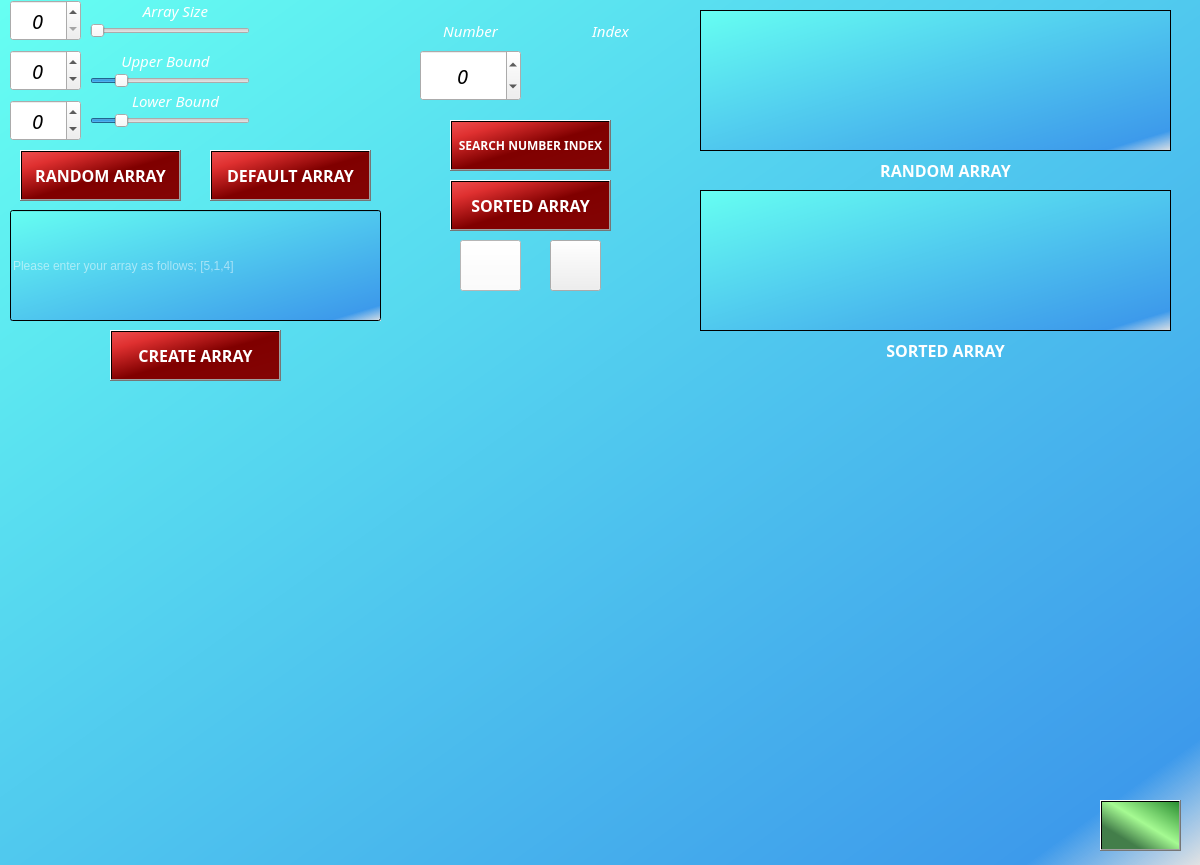
<?xml version="1.0" encoding="UTF-8"?>
<ui version="4.0">
 <class>MainWindow</class>
 <widget class="QMainWindow" name="MainWindow">
  <property name="geometry">
   <rect>
    <x>0</x>
    <y>0</y>
    <width>1200</width>
    <height>865</height>
   </rect>
  </property>
  <property name="windowTitle">
   <string>MainWindow</string>
  </property>
  <property name="styleSheet">
   <string notr="true">#MainWindow{background-color: qlineargradient(spread:pad, x1:0, y1:0, x2:1, y2:1, stop:0 rgba(102, 255, 242, 255), stop:0.926136 rgba(61, 154, 235, 255), stop:1 rgba(227, 227, 227, 255));}
</string>
  </property>
  <widget class="QWidget" name="centralwidget">
   <widget class="QSpinBox" name="spinBox">
    <property name="geometry">
     <rect>
      <x>10</x>
      <y>0</y>
      <width>71</width>
      <height>41</height>
     </rect>
    </property>
    <property name="font">
     <font>
      <family>Sylfaen</family>
      <pointsize>15</pointsize>
      <weight>9</weight>
      <italic>true</italic>
      <bold>false</bold>
     </font>
    </property>
    <property name="styleSheet">
     <string notr="true">font: 75 italic 15pt &quot;Sylfaen&quot;;
</string>
    </property>
    <property name="alignment">
     <set>Qt::AlignCenter</set>
    </property>
    <property name="readOnly">
     <bool>false</bool>
    </property>
    <property name="minimum">
     <number>0</number>
    </property>
    <property name="maximum">
     <number>1000</number>
    </property>
    <property name="value">
     <number>0</number>
    </property>
   </widget>
   <widget class="QSlider" name="horizontalSlider">
    <property name="geometry">
     <rect>
      <x>90</x>
      <y>20</y>
      <width>160</width>
      <height>22</height>
     </rect>
    </property>
    <property name="styleSheet">
     <string notr="true"/>
    </property>
    <property name="minimum">
     <number>1</number>
    </property>
    <property name="maximum">
     <number>1000</number>
    </property>
    <property name="orientation">
     <enum>Qt::Horizontal</enum>
    </property>
   </widget>
   <widget class="QLabel" name="label">
    <property name="geometry">
     <rect>
      <x>830</x>
      <y>160</y>
      <width>231</width>
      <height>21</height>
     </rect>
    </property>
    <property name="font">
     <font>
      <family>Sylfaen</family>
      <pointsize>12</pointsize>
      <weight>75</weight>
      <bold>true</bold>
     </font>
    </property>
    <property name="styleSheet">
     <string notr="true">color: rgb(255, 255, 255);</string>
    </property>
    <property name="text">
     <string>RANDOM ARRAY</string>
    </property>
    <property name="alignment">
     <set>Qt::AlignCenter</set>
    </property>
   </widget>
   <widget class="QLabel" name="label_2">
    <property name="geometry">
     <rect>
      <x>830</x>
      <y>340</y>
      <width>231</width>
      <height>21</height>
     </rect>
    </property>
    <property name="font">
     <font>
      <family>Sylfaen</family>
      <pointsize>12</pointsize>
      <weight>75</weight>
      <bold>true</bold>
     </font>
    </property>
    <property name="styleSheet">
     <string notr="true">color: rgb(255, 255, 255);</string>
    </property>
    <property name="text">
     <string>SORTED ARRAY</string>
    </property>
    <property name="alignment">
     <set>Qt::AlignCenter</set>
    </property>
   </widget>
   <widget class="QLabel" name="label_3">
    <property name="geometry">
     <rect>
      <x>90</x>
      <y>0</y>
      <width>171</width>
      <height>21</height>
     </rect>
    </property>
    <property name="font">
     <font>
      <family>Sylfaen</family>
      <pointsize>11</pointsize>
      <weight>9</weight>
      <italic>true</italic>
      <bold>false</bold>
     </font>
    </property>
    <property name="styleSheet">
     <string notr="true">
font: 75 italic 11pt &quot;Sylfaen&quot;;
color: rgb(255, 255, 255);</string>
    </property>
    <property name="text">
     <string>Array Size</string>
    </property>
    <property name="alignment">
     <set>Qt::AlignCenter</set>
    </property>
   </widget>
   <widget class="QSpinBox" name="spinBox_input_index">
    <property name="geometry">
     <rect>
      <x>420</x>
      <y>50</y>
      <width>101</width>
      <height>51</height>
     </rect>
    </property>
    <property name="font">
     <font>
      <family>Sylfaen</family>
      <pointsize>15</pointsize>
      <weight>9</weight>
      <italic>true</italic>
      <bold>false</bold>
     </font>
    </property>
    <property name="styleSheet">
     <string notr="true">font: 75 italic 15pt &quot;Sylfaen&quot;;
</string>
    </property>
    <property name="alignment">
     <set>Qt::AlignCenter</set>
    </property>
    <property name="minimum">
     <number>-1000000000</number>
    </property>
    <property name="maximum">
     <number>1000000000</number>
    </property>
   </widget>
   <widget class="graph" name="graph" native="true">
    <property name="geometry">
     <rect>
      <x>40</x>
      <y>390</y>
      <width>1101</width>
      <height>401</height>
     </rect>
    </property>
    <widget class="QLabel" name="label_4">
     <property name="geometry">
      <rect>
       <x>180</x>
       <y>-10</y>
       <width>781</width>
       <height>411</height>
      </rect>
     </property>
     <property name="text">
      <string/>
     </property>
     <property name="alignment">
      <set>Qt::AlignCenter</set>
     </property>
    </widget>
   </widget>
   <widget class="QLabel" name="label_5">
    <property name="geometry">
     <rect>
      <x>80</x>
      <y>50</y>
      <width>171</width>
      <height>21</height>
     </rect>
    </property>
    <property name="font">
     <font>
      <family>Sylfaen</family>
      <pointsize>11</pointsize>
      <weight>9</weight>
      <italic>true</italic>
      <bold>false</bold>
     </font>
    </property>
    <property name="styleSheet">
     <string notr="true">
font: 75 italic 11pt &quot;Sylfaen&quot;;
color: rgb(255, 255, 255);</string>
    </property>
    <property name="text">
     <string>Upper Bound</string>
    </property>
    <property name="alignment">
     <set>Qt::AlignCenter</set>
    </property>
   </widget>
   <widget class="QSpinBox" name="spinBox_2">
    <property name="geometry">
     <rect>
      <x>10</x>
      <y>50</y>
      <width>71</width>
      <height>41</height>
     </rect>
    </property>
    <property name="font">
     <font>
      <family>Sylfaen</family>
      <pointsize>15</pointsize>
      <weight>9</weight>
      <italic>true</italic>
      <bold>false</bold>
     </font>
    </property>
    <property name="styleSheet">
     <string notr="true">font: 75 italic 15pt &quot;Sylfaen&quot;;
</string>
    </property>
    <property name="alignment">
     <set>Qt::AlignCenter</set>
    </property>
    <property name="readOnly">
     <bool>false</bool>
    </property>
    <property name="minimum">
     <number>-200</number>
    </property>
    <property name="maximum">
     <number>1000</number>
    </property>
   </widget>
   <widget class="QSlider" name="horizontalSlider_2">
    <property name="geometry">
     <rect>
      <x>90</x>
      <y>70</y>
      <width>160</width>
      <height>22</height>
     </rect>
    </property>
    <property name="styleSheet">
     <string notr="true"/>
    </property>
    <property name="minimum">
     <number>-200</number>
    </property>
    <property name="maximum">
     <number>1000</number>
    </property>
    <property name="orientation">
     <enum>Qt::Horizontal</enum>
    </property>
   </widget>
   <widget class="QLabel" name="label_6">
    <property name="geometry">
     <rect>
      <x>410</x>
      <y>20</y>
      <width>121</width>
      <height>21</height>
     </rect>
    </property>
    <property name="font">
     <font>
      <family>Sylfaen</family>
      <pointsize>11</pointsize>
      <weight>9</weight>
      <italic>true</italic>
      <bold>false</bold>
     </font>
    </property>
    <property name="styleSheet">
     <string notr="true">
font: 75 italic 11pt &quot;Sylfaen&quot;;
color: rgb(255, 255, 255);</string>
    </property>
    <property name="text">
     <string>Number</string>
    </property>
    <property name="alignment">
     <set>Qt::AlignCenter</set>
    </property>
   </widget>
   <widget class="QLabel" name="label_7">
    <property name="geometry">
     <rect>
      <x>550</x>
      <y>20</y>
      <width>121</width>
      <height>21</height>
     </rect>
    </property>
    <property name="font">
     <font>
      <family>Sylfaen</family>
      <pointsize>11</pointsize>
      <weight>9</weight>
      <italic>true</italic>
      <bold>false</bold>
     </font>
    </property>
    <property name="styleSheet">
     <string notr="true">
font: 75 italic 11pt &quot;Sylfaen&quot;;
color: rgb(255, 255, 255);</string>
    </property>
    <property name="text">
     <string>Index</string>
    </property>
    <property name="alignment">
     <set>Qt::AlignCenter</set>
    </property>
   </widget>
   <widget class="QTextEdit" name="textEdit_rondam">
    <property name="geometry">
     <rect>
      <x>700</x>
      <y>10</y>
      <width>471</width>
      <height>141</height>
     </rect>
    </property>
    <property name="font">
     <font>
      <family>Sylfaen</family>
      <pointsize>15</pointsize>
      <weight>9</weight>
      <italic>true</italic>
      <bold>false</bold>
     </font>
    </property>
    <property name="styleSheet">
     <string notr="true">background-color: qlineargradient(spread:pad, x1:0, y1:0, x2:1, y2:1, stop:0 rgba(102, 255, 242, 255), stop:0.926136 rgba(61, 154, 235, 255), stop:1 rgba(227, 227, 227, 255));
font: 75 italic 15pt &quot;Sylfaen&quot;;
color: rgb(255, 255, 255);</string>
    </property>
    <property name="readOnly">
     <bool>true</bool>
    </property>
   </widget>
   <widget class="QTextEdit" name="textEdit_sorted">
    <property name="geometry">
     <rect>
      <x>700</x>
      <y>190</y>
      <width>471</width>
      <height>141</height>
     </rect>
    </property>
    <property name="font">
     <font>
      <family>Sylfaen</family>
      <pointsize>15</pointsize>
      <weight>9</weight>
      <italic>true</italic>
      <bold>false</bold>
     </font>
    </property>
    <property name="styleSheet">
     <string notr="true">background-color: qlineargradient(spread:pad, x1:0, y1:0, x2:1, y2:1, stop:0 rgba(102, 255, 242, 255), stop:0.926136 rgba(61, 154, 235, 255), stop:1 rgba(227, 227, 227, 255));
font: 75 italic 15pt &quot;Sylfaen&quot;;
color: rgb(255, 255, 255);
</string>
    </property>
    <property name="readOnly">
     <bool>true</bool>
    </property>
   </widget>
   <widget class="QPushButton" name="pushButton_random">
    <property name="geometry">
     <rect>
      <x>20</x>
      <y>150</y>
      <width>161</width>
      <height>51</height>
     </rect>
    </property>
    <property name="font">
     <font>
      <family>Sylfaen</family>
      <pointsize>12</pointsize>
      <weight>75</weight>
      <bold>true</bold>
     </font>
    </property>
    <property name="cursor">
     <cursorShape>PointingHandCursor</cursorShape>
    </property>
    <property name="styleSheet">
     <string notr="true">background-color: qlineargradient(spread:pad, x1:0, y1:0, x2:1, y2:1, stop:0 rgba(237, 78, 78, 255), stop:0.181818 rgba(223, 48, 48, 255), stop:0.522727 rgba(128, 0, 0, 255), stop:0.960227 rgba(131, 4, 4, 255));
color: rgb(255, 255, 255);</string>
    </property>
    <property name="text">
     <string>RANDOM ARRAY</string>
    </property>
   </widget>
   <widget class="QPushButton" name="pushButton_random_2">
    <property name="geometry">
     <rect>
      <x>110</x>
      <y>330</y>
      <width>171</width>
      <height>51</height>
     </rect>
    </property>
    <property name="font">
     <font>
      <family>Sylfaen</family>
      <pointsize>12</pointsize>
      <weight>75</weight>
      <bold>true</bold>
     </font>
    </property>
    <property name="cursor">
     <cursorShape>PointingHandCursor</cursorShape>
    </property>
    <property name="styleSheet">
     <string notr="true">background-color: qlineargradient(spread:pad, x1:0, y1:0, x2:1, y2:1, stop:0 rgba(237, 78, 78, 255), stop:0.181818 rgba(223, 48, 48, 255), stop:0.522727 rgba(128, 0, 0, 255), stop:0.960227 rgba(131, 4, 4, 255));
color: rgb(255, 255, 255);</string>
    </property>
    <property name="text">
     <string>CREATE ARRAY</string>
    </property>
   </widget>
   <widget class="QPushButton" name="pushButton_sorted">
    <property name="geometry">
     <rect>
      <x>450</x>
      <y>180</y>
      <width>161</width>
      <height>51</height>
     </rect>
    </property>
    <property name="font">
     <font>
      <family>Sylfaen</family>
      <pointsize>12</pointsize>
      <weight>75</weight>
      <bold>true</bold>
     </font>
    </property>
    <property name="cursor">
     <cursorShape>PointingHandCursor</cursorShape>
    </property>
    <property name="styleSheet">
     <string notr="true">background-color: qlineargradient(spread:pad, x1:0, y1:0, x2:1, y2:1, stop:0 rgba(237, 78, 78, 255), stop:0.181818 rgba(223, 48, 48, 255), stop:0.522727 rgba(128, 0, 0, 255), stop:0.960227 rgba(131, 4, 4, 255));
color: rgb(255, 255, 255);</string>
    </property>
    <property name="text">
     <string>SORTED ARRAY</string>
    </property>
   </widget>
   <widget class="QPushButton" name="pushButton_index">
    <property name="geometry">
     <rect>
      <x>450</x>
      <y>120</y>
      <width>161</width>
      <height>51</height>
     </rect>
    </property>
    <property name="font">
     <font>
      <family>Sylfaen</family>
      <pointsize>9</pointsize>
      <weight>75</weight>
      <bold>true</bold>
     </font>
    </property>
    <property name="cursor">
     <cursorShape>PointingHandCursor</cursorShape>
    </property>
    <property name="styleSheet">
     <string notr="true">background-color: qlineargradient(spread:pad, x1:0, y1:0, x2:1, y2:1, stop:0 rgba(237, 78, 78, 255), stop:0.181818 rgba(223, 48, 48, 255), stop:0.522727 rgba(128, 0, 0, 255), stop:0.960227 rgba(131, 4, 4, 255));
color: rgb(255, 255, 255);</string>
    </property>
    <property name="text">
     <string>SEARCH NUMBER INDEX</string>
    </property>
   </widget>
   <widget class="QLineEdit" name="lineEdit">
    <property name="geometry">
     <rect>
      <x>10</x>
      <y>210</y>
      <width>371</width>
      <height>111</height>
     </rect>
    </property>
    <property name="styleSheet">
     <string notr="true">background-color: qlineargradient(spread:pad, x1:0, y1:0, x2:1, y2:1, stop:0 rgba(102, 255, 242, 255), stop:0.926136 rgba(61, 154, 235, 255), stop:1 rgba(227, 227, 227, 255));
font: 75 italic 15pt &quot;Sylfaen&quot;;
color: rgb(255, 255, 255);
</string>
    </property>
    <property name="text">
     <string/>
    </property>
    <property name="placeholderText">
     <string>Please enter your array as follows; [5,1,4]</string>
    </property>
   </widget>
   <widget class="QPushButton" name="pushButton">
    <property name="geometry">
     <rect>
      <x>460</x>
      <y>240</y>
      <width>61</width>
      <height>51</height>
     </rect>
    </property>
    <property name="cursor">
     <cursorShape>PointingHandCursor</cursorShape>
    </property>
    <property name="styleSheet">
     <string notr="true">background-color: rgb(255, 255, 255);</string>
    </property>
    <property name="text">
     <string/>
    </property>
    <property name="icon">
     <iconset resource="icons.qrc">
      <normaloff>:/icons/icons/img_185728.png</normaloff>:/icons/icons/img_185728.png</iconset>
    </property>
    <property name="iconSize">
     <size>
      <width>80</width>
      <height>45</height>
     </size>
    </property>
   </widget>
   <widget class="QPushButton" name="pushButton_2">
    <property name="geometry">
     <rect>
      <x>1100</x>
      <y>800</y>
      <width>81</width>
      <height>51</height>
     </rect>
    </property>
    <property name="font">
     <font>
      <pointsize>12</pointsize>
      <weight>75</weight>
      <bold>true</bold>
     </font>
    </property>
    <property name="cursor">
     <cursorShape>PointingHandCursor</cursorShape>
    </property>
    <property name="styleSheet">
     <string notr="true">background-color: qlineargradient(spread:pad, x1:1, y1:0, x2:0, y2:1, stop:0 rgba(42, 142, 49, 255), stop:0.454545 rgba(165, 250, 146, 255), stop:0.75 rgba(67, 126, 74, 255));</string>
    </property>
    <property name="text">
     <string/>
    </property>
    <property name="icon">
     <iconset resource="icons.qrc">
      <normaloff>:/icons/icons/25694 (1).png</normaloff>:/icons/icons/25694 (1).png</iconset>
    </property>
    <property name="iconSize">
     <size>
      <width>100</width>
      <height>50</height>
     </size>
    </property>
   </widget>
   <widget class="QPushButton" name="pushButton_random_3">
    <property name="geometry">
     <rect>
      <x>210</x>
      <y>150</y>
      <width>161</width>
      <height>51</height>
     </rect>
    </property>
    <property name="font">
     <font>
      <family>Sylfaen</family>
      <pointsize>12</pointsize>
      <weight>75</weight>
      <bold>true</bold>
     </font>
    </property>
    <property name="cursor">
     <cursorShape>PointingHandCursor</cursorShape>
    </property>
    <property name="styleSheet">
     <string notr="true">background-color: qlineargradient(spread:pad, x1:0, y1:0, x2:1, y2:1, stop:0 rgba(237, 78, 78, 255), stop:0.181818 rgba(223, 48, 48, 255), stop:0.522727 rgba(128, 0, 0, 255), stop:0.960227 rgba(131, 4, 4, 255));
color: rgb(255, 255, 255);</string>
    </property>
    <property name="text">
     <string>DEFAULT ARRAY</string>
    </property>
   </widget>
   <widget class="QSpinBox" name="spinBox_3">
    <property name="geometry">
     <rect>
      <x>10</x>
      <y>100</y>
      <width>71</width>
      <height>41</height>
     </rect>
    </property>
    <property name="font">
     <font>
      <family>Sylfaen</family>
      <pointsize>15</pointsize>
      <weight>9</weight>
      <italic>true</italic>
      <bold>false</bold>
     </font>
    </property>
    <property name="styleSheet">
     <string notr="true">font: 75 italic 15pt &quot;Sylfaen&quot;;
</string>
    </property>
    <property name="alignment">
     <set>Qt::AlignCenter</set>
    </property>
    <property name="readOnly">
     <bool>false</bool>
    </property>
    <property name="minimum">
     <number>-200</number>
    </property>
    <property name="maximum">
     <number>1000</number>
    </property>
   </widget>
   <widget class="QSlider" name="horizontalSlider_3">
    <property name="geometry">
     <rect>
      <x>90</x>
      <y>110</y>
      <width>160</width>
      <height>22</height>
     </rect>
    </property>
    <property name="styleSheet">
     <string notr="true"/>
    </property>
    <property name="minimum">
     <number>-200</number>
    </property>
    <property name="maximum">
     <number>1000</number>
    </property>
    <property name="orientation">
     <enum>Qt::Horizontal</enum>
    </property>
   </widget>
   <widget class="QLabel" name="label_8">
    <property name="geometry">
     <rect>
      <x>90</x>
      <y>90</y>
      <width>171</width>
      <height>21</height>
     </rect>
    </property>
    <property name="font">
     <font>
      <family>Sylfaen</family>
      <pointsize>11</pointsize>
      <weight>9</weight>
      <italic>true</italic>
      <bold>false</bold>
     </font>
    </property>
    <property name="styleSheet">
     <string notr="true">
font: 75 italic 11pt &quot;Sylfaen&quot;;
color: rgb(255, 255, 255);</string>
    </property>
    <property name="text">
     <string>Lower Bound</string>
    </property>
    <property name="alignment">
     <set>Qt::AlignCenter</set>
    </property>
   </widget>
   <widget class="QPushButton" name="pushButton_3">
    <property name="geometry">
     <rect>
      <x>550</x>
      <y>240</y>
      <width>51</width>
      <height>51</height>
     </rect>
    </property>
    <property name="cursor">
     <cursorShape>PointingHandCursor</cursorShape>
    </property>
    <property name="text">
     <string/>
    </property>
    <property name="icon">
     <iconset resource="icons.qrc">
      <normaloff>:/icons/icons/images (1).png</normaloff>:/icons/icons/images (1).png</iconset>
    </property>
    <property name="iconSize">
     <size>
      <width>75</width>
      <height>50</height>
     </size>
    </property>
   </widget>
   <widget class="QLabel" name="textEdit_index">
    <property name="geometry">
     <rect>
      <x>570</x>
      <y>50</y>
      <width>71</width>
      <height>51</height>
     </rect>
    </property>
    <property name="styleSheet">
     <string notr="true">font: 75 italic 15pt &quot;Sylfaen&quot;;
</string>
    </property>
    <property name="text">
     <string/>
    </property>
    <property name="alignment">
     <set>Qt::AlignCenter</set>
    </property>
   </widget>
  </widget>
 </widget>
 <customwidgets>
  <customwidget>
   <class>graph</class>
   <extends>QWidget</extends>
   <header>graph.h</header>
   <container>1</container>
  </customwidget>
 </customwidgets>
 <resources>
  <include location="icons.qrc"/>
 </resources>
 <connections>
  <connection>
   <sender>horizontalSlider</sender>
   <signal>valueChanged(int)</signal>
   <receiver>spinBox</receiver>
   <slot>setValue(int)</slot>
   <hints>
    <hint type="sourcelabel">
     <x>100</x>
     <y>41</y>
    </hint>
    <hint type="destinationlabel">
     <x>69</x>
     <y>40</y>
    </hint>
   </hints>
  </connection>
  <connection>
   <sender>horizontalSlider_2</sender>
   <signal>valueChanged(int)</signal>
   <receiver>spinBox_2</receiver>
   <slot>setValue(int)</slot>
   <hints>
    <hint type="sourcelabel">
     <x>178</x>
     <y>91</y>
    </hint>
    <hint type="destinationlabel">
     <x>60</x>
     <y>90</y>
    </hint>
   </hints>
  </connection>
  <connection>
   <sender>spinBox_3</sender>
   <signal>valueChanged(int)</signal>
   <receiver>horizontalSlider_3</receiver>
   <slot>setValue(int)</slot>
   <hints>
    <hint type="sourcelabel">
     <x>78</x>
     <y>126</y>
    </hint>
    <hint type="destinationlabel">
     <x>110</x>
     <y>130</y>
    </hint>
   </hints>
  </connection>
 </connections>
</ui>
